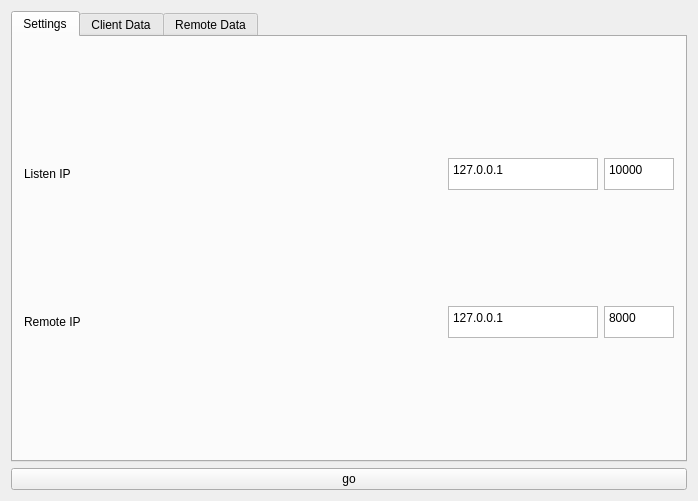
<?xml version="1.0" encoding="UTF-8"?>
<ui version="4.0">
 <class>MainWindow</class>
 <widget class="QMainWindow" name="MainWindow">
  <property name="geometry">
   <rect>
    <x>0</x>
    <y>0</y>
    <width>698</width>
    <height>501</height>
   </rect>
  </property>
  <property name="windowTitle">
   <string>MainWindow</string>
  </property>
  <widget class="QWidget" name="centralWidget">
   <layout class="QGridLayout" name="central_layout">
    <item row="1" column="0" rowspan="2">
     <widget class="QTabWidget" name="tabs">
      <property name="currentIndex">
       <number>0</number>
      </property>
      <widget class="QWidget" name="settings_tab">
       <attribute name="title">
        <string>Settings</string>
       </attribute>
       <layout class="QGridLayout" name="settings_layout">
        <item row="0" column="1">
         <widget class="QPlainTextEdit" name="listen_ip">
          <property name="maximumSize">
           <size>
            <width>150</width>
            <height>32</height>
           </size>
          </property>
          <property name="tabChangesFocus">
           <bool>true</bool>
          </property>
          <property name="plainText">
           <string>127.0.0.1</string>
          </property>
          <property name="placeholderText">
           <string/>
          </property>
         </widget>
        </item>
        <item row="2" column="0">
         <widget class="QLabel" name="label_2">
          <property name="text">
           <string>Remote IP</string>
          </property>
         </widget>
        </item>
        <item row="0" column="2">
         <widget class="QPlainTextEdit" name="listen_port">
          <property name="maximumSize">
           <size>
            <width>70</width>
            <height>32</height>
           </size>
          </property>
          <property name="plainText">
           <string>10000</string>
          </property>
         </widget>
        </item>
        <item row="2" column="2">
         <widget class="QPlainTextEdit" name="remote_port">
          <property name="maximumSize">
           <size>
            <width>70</width>
            <height>32</height>
           </size>
          </property>
          <property name="tabChangesFocus">
           <bool>true</bool>
          </property>
          <property name="plainText">
           <string>8000</string>
          </property>
         </widget>
        </item>
        <item row="2" column="1">
         <widget class="QPlainTextEdit" name="remote_ip">
          <property name="maximumSize">
           <size>
            <width>150</width>
            <height>32</height>
           </size>
          </property>
          <property name="tabChangesFocus">
           <bool>true</bool>
          </property>
          <property name="plainText">
           <string>127.0.0.1</string>
          </property>
         </widget>
        </item>
        <item row="0" column="0">
         <widget class="QLabel" name="label">
          <property name="text">
           <string>Listen IP</string>
          </property>
         </widget>
        </item>
       </layout>
      </widget>
      <widget class="QWidget" name="client_hexedit_tab">
       <attribute name="title">
        <string>Client Data</string>
       </attribute>
       <layout class="QGridLayout" name="client_hexedit_layout">
        <item row="0" column="0">
         <widget class="QCheckBox" name="client_intercept_checkbox">
          <property name="text">
           <string>Intercept</string>
          </property>
         </widget>
        </item>
        <item row="0" column="1">
         <widget class="QPushButton" name="client_send_button">
          <property name="text">
           <string>Send Data</string>
          </property>
         </widget>
        </item>
       </layout>
      </widget>
      <widget class="QWidget" name="remote_hexedit_tab">
       <attribute name="title">
        <string>Remote Data</string>
       </attribute>
       <layout class="QGridLayout" name="remote_hexedit_layout">
        <item row="0" column="0">
         <widget class="QCheckBox" name="remote_intercept_checkbox">
          <property name="text">
           <string>Intercept</string>
          </property>
         </widget>
        </item>
        <item row="0" column="1">
         <widget class="QPushButton" name="remote_send_button">
          <property name="text">
           <string>Send Data</string>
          </property>
         </widget>
        </item>
       </layout>
      </widget>
     </widget>
    </item>
    <item row="3" column="0">
     <widget class="QPushButton" name="go_button">
      <property name="text">
       <string>go</string>
      </property>
     </widget>
    </item>
   </layout>
  </widget>
 </widget>
 <layoutdefault spacing="6" margin="11"/>
 <resources/>
 <connections/>
</ui>
